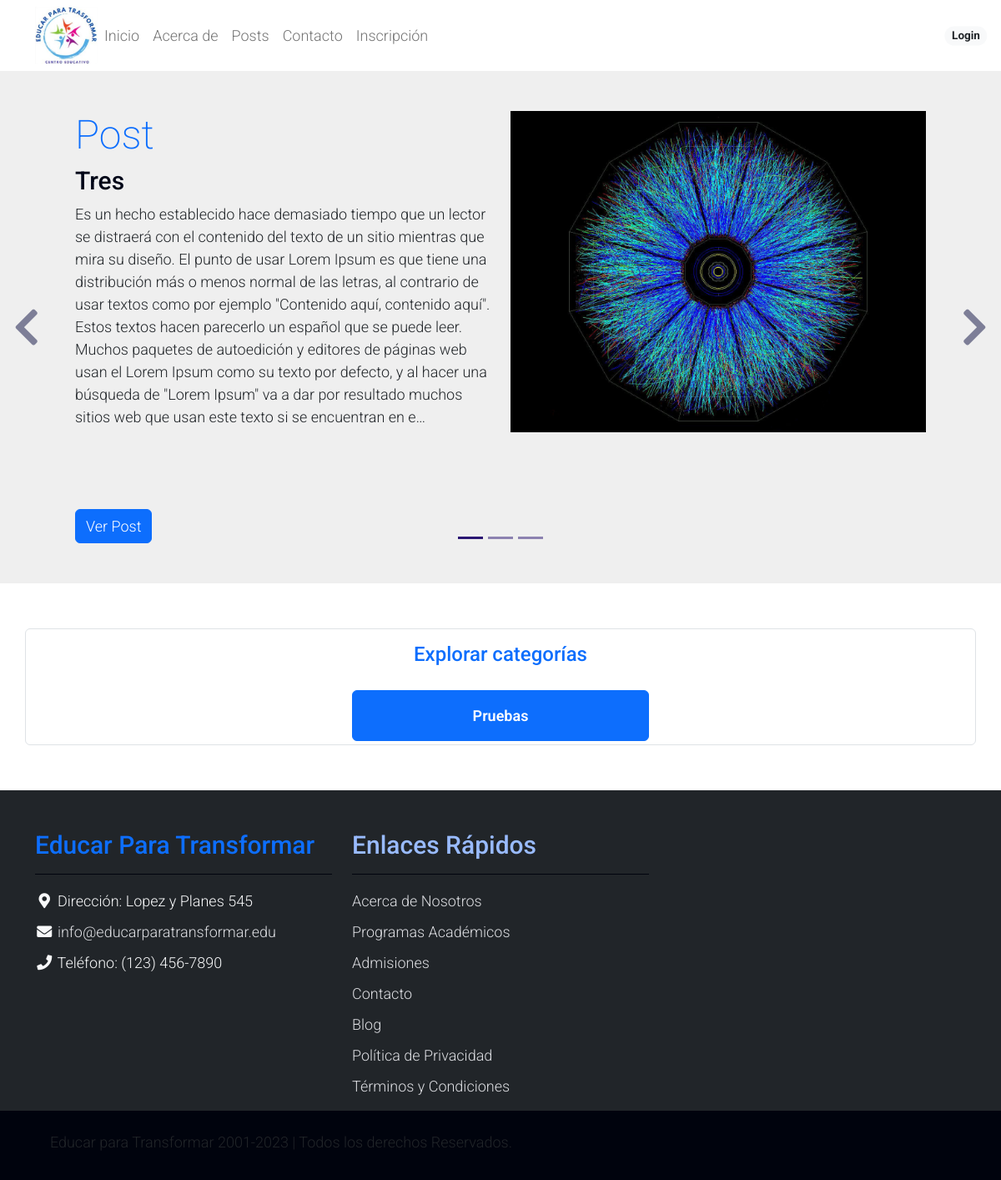
Before: / with the older database file.
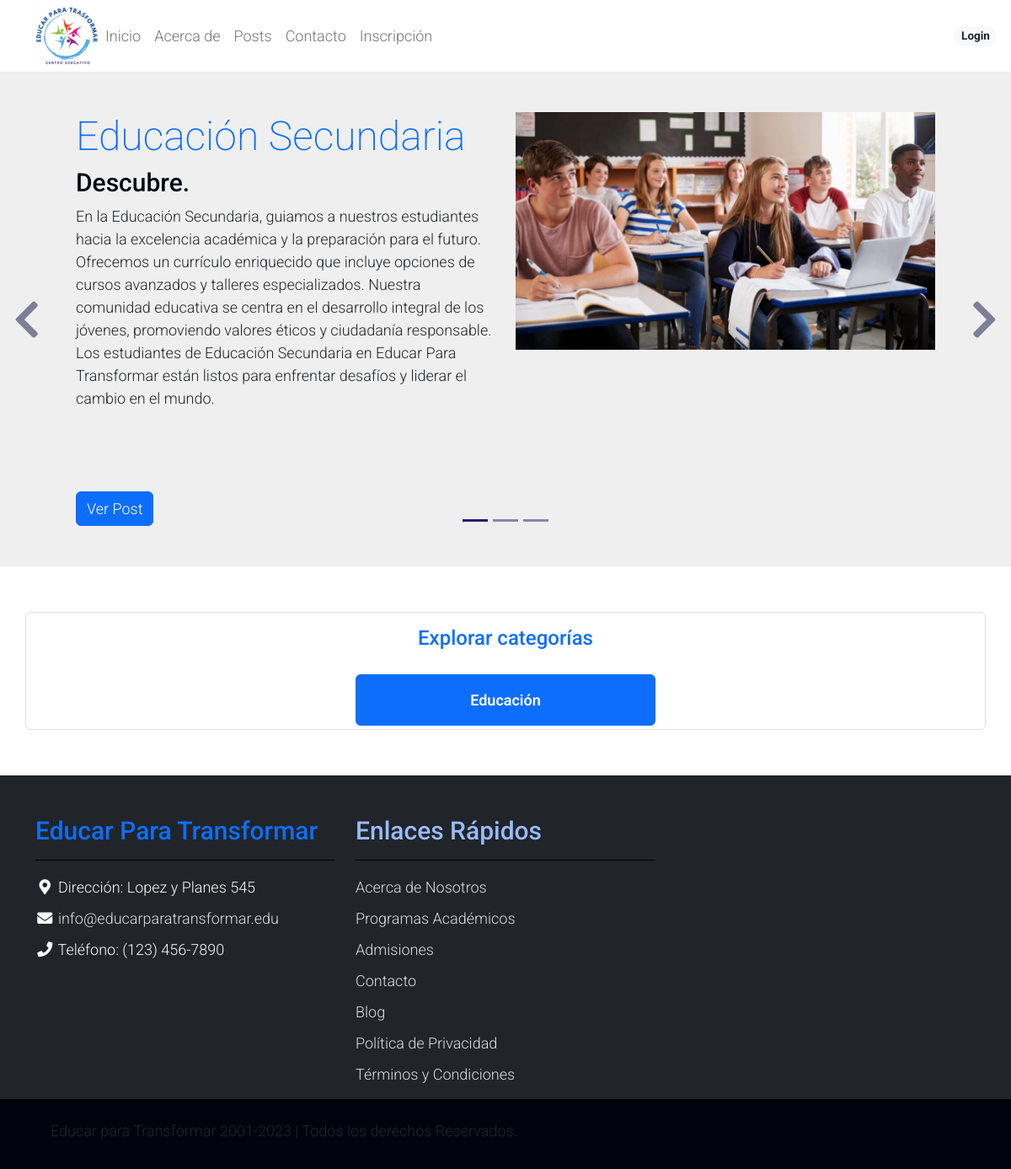
After: the same page with the newer database file.
### apps/posts/models.py (models this page shows, shortened)
class Post(models.Model):
    titulo = models.CharField(max_length=50, null=False)
    subtitulo = models.CharField(max_length=100, null=True, blank=True)
    fecha = models.DateTimeField(auto_now_add=True)
    texto = models.TextField(null=False)
    activo = models.BooleanField(default=True)
    categoria = models.ForeignKey(
        Categoria, on_delete=models.SET_NULL, null=True, default='Sin Categoria')
    imagen = models.ImageField(
        null=True, blank=True, upload_to='media/', default='static/post_default.png')
    publicado = models.DateTimeField(default=timezone.now)
    usuario = models.ForeignKey(Usuario, on_delete=models.CASCADE, default=1)
    class Meta:
        ordering = ['-publicado']

class Categoria(models.Model):
    nombre = models.CharField(max_length=30, null=False,unique=True)
    class Meta:
        ordering = ('-nombre',)

### apps/posts/views.py (the view)
# urls.py: path('', index, name='index'),
def index(request):
    categorias = Categoria.objects.all()
    posts = Post.objects.order_by('-publicado')[:3]  # Obtener los últimos 3 posts
    return render(request, 'index.html', {'categorias': categorias, 'posts': posts})

### templates/index.html (shortened to what this page needs)
{% extends 'base.html' %}
{% load static %}
{% block content %}
    <div id="template-mo-zay-hero-carousel" class="carousel slide" data-bs-ride="carousel">
        {% if posts|length  == 3 %}
        <ol class="carousel-indicators">
            <li data-bs-target="#template-mo-zay-hero-carousel" data-bs-slide-to="0" class="active"></li>
            <li data-bs-target="#template-mo-zay-hero-carousel" data-bs-slide-to="1"></li>
            <li data-bs-target="#template-mo-zay-hero-carousel" data-bs-slide-to="2"></li>
        </ol>
        <a class="carousel-control-prev text-decoration-none w-auto ps-3" href="#template-mo-zay-hero-carousel" role="button" data-bs-slide="prev">
            <i class="fas fa-chevron-left"></i>
        </a>
        <a class="carousel-control-next text-decoration-none w-auto pe-3" href="#template-mo-zay-hero-carousel" role="button" data-bs-slide="next">
            <i class="fas fa-chevron-right"></i>
        </a>
        {% endif %}
        <div class="carousel-inner">
            {% for p in posts %}
            {% if forloop.first %}
            <div class="carousel-item active">
            {% else %}
            <div class="carousel-item ">
            {% endif %}
                <div class="container">
                    <div class="row p-5">
                        <div class="mx-auto col-md-8 col-lg-6 order-lg-last ">
                            <img class="img-fluid" src="{{ p.imagen.url }}" alt="" style=" object-fit: cover;">
                        </div>
                        <div class="col-lg-6 mb-0 d-flex align-items-center">
                            <div class="text-align-left align-self-center">
                                <h1 class="h1 text-primary">{{ p.titulo }}</h1>
                                <h3 class="h2">{{ p.subtitulo }}</h3>
                                <p>
                                    {{ p.texto|truncatechars:600 }}
                                </p>
                                <br><br><br>
                                <a href="{% url 'apps.posts:postindividual' p.id%}" class="btn btn-primary">Ver Post</a>
                            </div>
                        </div>
                    </div>
                </div>
            </div>
            {% empty %}
            <div class="container text-center">
            <span class="text-secondary display-4">Aun No existe ningun Posteo en la Pagina</span>
        </div>
            {% endfor %}
        </div>
    </div>
    <br><br>
    <div class="container text-center border rounded">
        <h4 class="text-primary p-3">Explorar categorías</h4>
        <div class="row d-flex justify-content-evenly">
        {% for i in categorias %}
        <div class="col-lg-4 col-md-4 col-sm-4 my-1 ">
            <a href="{% url 'apps.posts:categoria' i.id %}" class="p-3 w-100  btn btn-primary fw-semibold">{{ i.nombre }}</a>
        </div>
        {% empty %}
        <span class="text-warning py-3 fw-semibold fs-2"> No hay categorias registradas por el momento.</span>
        {% endfor %}
    </div>
    </div>
    <br><br>
{% endblock %}

### templates/base.html (shortened to what this page needs)
{% load static %}
<!DOCTYPE html>
<html lang="es-ar">
<head>
    <link rel="stylesheet" href="{% static 'assets/css/bootstrap.min.css' %}">
    <link rel="stylesheet" href="{% static 'assets/css/templatemo.css' %}">
    <link rel="stylesheet" href="{% static 'assets/css/custom.css' %}">
    <link rel="stylesheet" href="{% static 'assets/css/fontawesome.min.css' %}">
    <link href="https://cdn.jsdelivr.net/npm/bootstrap@5.2.1/dist/css/bootstrap.min.css" rel="stylesheet"
>
</head>
<body>
    <header>
        <nav class="navbar navbar-expand-lg navbar-light shadow" style="padding-left: 0; padding-right: 0;">
            <div class="container d-flex justify-content-between align-items-center">
        <div class="d-flex align-items-center">
            <a href="{% url 'apps.posts:index' %}" class="mr-4">
                <img src="{% static 'assets/img/logo.jpg' %}" style="max-width: 75px;">
            </a>
            <ul class="nav navbar-nav">
                <li class="nav-item">
                    <a class="nav-link" href="{% url 'apps.posts:index' %}">  Inicio </a>
                </li>
                <li class="nav-item">
                    <a class="nav-link" href="{% url 'about' %}"> Acerca de </a>
                </li>
                <li class="nav-item">
                    <a class="nav-link" href="{% url 'apps.posts:posts' %}"> Posts </a>
                </li>
                <li class="nav-item">
                    <a class="nav-link" href="{% url 'apps.contacto:contacto' %}"> Contacto </a>
                </li>
                <li class="nav-item">
                    <a class="nav-link" href="{% url 'apps.contacto:inscribirse' %}"> Inscripción </a>
                </li>
            </ul>
        </div>
        <div class="nav-item align-self-center d-flex text-center">
            {% if user.is_authenticated %}
            <div class="btn-group d-flex ">
                <p class="btn  dropdown-toggle" type="button" data-bs-toggle="dropdown"
                    data-bs-auto-close="true" aria-expanded="false">
                    <img src="{{ user.imagen.url }}" class="rounded-circle img-fluid"
                        style="object-fit:contain;width: 2rem;" alt="{{ user.username }}">
                </p>
                <ul class="dropdown-menu p-4">
                    {% if user.is_superuser %}
                    <li>
                        <a class="dropdown-item" href="#">Lista de Usuarios</a>
                    </li>
                    {% endif %}
              {% if user.es_colaborador %}
                    <li>
                        <a class="dropdown-item" href="{% url 'apps.posts:agregar_post'%}">Nuevo Post</a>
                    </li>
                    <li><a class="dropdown-item" href="{% url 'apps.posts:postUser'%}">Mis Posts</a></li>
                    {% endif %}
                    <li>
                        <a class="dropdown-item" data-bs-toggle="offcanvas" href="#offcanvasExample"
                            role="button" aria-controls="offcanvasExample">
                            Tus Datos
                        </a>
                    </li>
                    <li>
                        <a class="dropdown-item" href="#">Eliminar Cuenta</a>
                    </li>
                    <li>
                        <a class="dropdown-item" href="{% url 'apps.usuario:logout' %}">
                            Logout
                        </a>
                    </li>
                </ul>
            </div>
            {% else %}
            <a class="nav-icon position-relative text-decoration-none"
                href="{% url 'apps.usuario:login' %}">
                <span
                    class="position-absolute top-0 left-100 translate-middle badge rounded-pill bg-light text-dark">Login</span>
            </a>
            {% endif %}
            </div>
        </nav>
    </header>
    <main style="min-height: calc(100vh - 297px);">
        {% block content %}
        {% endblock %}
    </main>
    <footer class="bg-dark" id="tempaltemo_footer" style="z-index: -1;">
        <div class="container">
            <div class="row">
                <div class="col-md-4 pt-5">
                    <h2 class="h2 text-primary border-bottom pb-3 border-light logo">Educar Para Transformar</h2>
                    <ul class="list-unstyled text-light footer-link-list">
                        <li>
                            <i class="fas fa-map-marker-alt fa-fw"></i>
                            Dirección: Lopez y Planes 545
                        </li>
                        <li>
                            <i class="fa fa-envelope fa-fw"></i>
                            <a class="text-decoration-none" href="mailto:info@educarparatransformar.edu">info@educarparatransformar.edu</a>
                        </li>
                        <li>
                            <i class="fa fa-phone fa-fw"></i>
                            Teléfono: (123) 456-7890
                        </li>
                    </ul>
                </div>
                <div class="col-md-4 pt-5">
                    <h2 class="h2 text-light border-bottom pb-3 border-light">Enlaces Rápidos</h2>
                    <ul class="list-unstyled text-light footer-link-list">
                        <li><a class="text-decoration-none" href="#">Acerca de Nosotros</a></li>
                        <li><a class="text-decoration-none" href="#">Programas Académicos</a></li>
                        <li><a class="text-decoration-none" href="#">Admisiones</a></li>
                        <li><a class="text-decoration-none" href="#">Contacto</a></li>
                        <li><a class="text-decoration-none" href="#">Blog</a></li>
                        <li><a class="text-decoration-none" href="#">Política de Privacidad</a></li>
                        <li><a class="text-decoration-none" href="#">Términos y Condiciones</a></li>
                    </ul>
                </div>
            </div>
        </div>
        <div class="w-100 bg-black py-3">
            <div class="container">
                <div class="row pt-2">
                    <div class="col-12">
                        <p> <i class="fa-regular fa-copyright"></i> Educar para Transformar 2001-2023 | Todos los derechos Reservados.</p>
                    </div>
                </div>
            </div>
        </div>
    </footer>
</body>
</html>

### static/assets/css/templatemo.css (style rules this page uses)
body, ul, li, p, a, label, input, div { font-family: 'Roboto', sans-serif; font-size: 18px !important; font-weight: 300 !important; }
.h1 { font-family: 'Roboto', sans-serif; font-size: 48px !important; font-weight: 200 !important; }
.h2 { font-family: 'Roboto', sans-serif; font-size: 30px !important; font-weight: 300; }
.logo { font-weight: 500 !important; }
.text-light { color: #cfd6e1 !important; }
.bg-dark { background-color: #00030D !important; }
.bg-light { background-color: #e9eef5 !important; }
.bg-black { background-color: #1d242d !important; }
#template-mo-zay-hero-carousel { background: #efefef !important; }
#template-mo-zay-hero-carousel .carousel-indicators li { margin-top: -50px; background-color: #59ab6e; }
#template-mo-zay-hero-carousel .carousel-control-next i, #template-mo-zay-hero-carousel .carousel-control-prev i { color: #0C0F40 !important; font-size: 2.8em !important; }
#tempaltemo_footer a { color: #dcdde1; }
#tempaltemo_footer ul.footer-link-list li { padding-top: 10px; }
#tempaltemo_footer .border-light { border-color: #00030D !important; }
@media (min-width: 992px) { #template-mo-zay-hero-carousel .carousel-item { min-height: 30rem !important; } }

### static/assets/css/custom.css (style rules this page uses)
div.w-100.bg-black.py-3 { background-color: #00030D !important; }
#template-mo-zay-hero-carousel .carousel-indicators li { background-color: #2B1773; }
h2.text-light.border-bottom.pb-3.border-light { color: #99BBFF !important; }
main h3.h2 { color: #000618 !important; }

Changed rows visible on the page:
removed Post: imagen (picture), titulo "Post", subtitulo "Tres", texto "Es un hecho establecido hace demasiado tiempo que un lector se distraerá con el contenido del texto de un sitio mientras que mira su diseño. El punto de usar Lorem Ipsum es que tiene una distribución más o menos normal de las letras, al contrario de usar textos como por ejemplo \"Contenido aquí, contenido aquí\". Estos textos hacen parecerlo un español que se puede leer. Muchos paquetes de autoedición y editores de páginas web usan el Lorem Ipsum como su texto por defecto, y al hacer una búsqueda de \"Lorem Ipsum\" va a dar por resultado muchos sitios web que usan este texto si se encuentran en e…"
removed Categoria: nombre "Pruebas"
added Post: imagen (picture), titulo "Educación Secundaria", subtitulo "Descubre.", texto "En la Educación Secundaria, guiamos a nuestros estudiantes hacia la excelencia académica y la preparación para el futuro. Ofrecemos un currículo enriquecido que incluye opciones de cursos avanzados y talleres especializados. Nuestra comunidad educativa se centra en el desarrollo integral de los jóvenes, promoviendo valores éticos y ciudadanía responsable. Los estudiantes de Educación Secundaria en Educar Para Transformar están listos para enfrentar desafíos y liderar el cambio en el mundo."
added Categoria: nombre "Educación"
